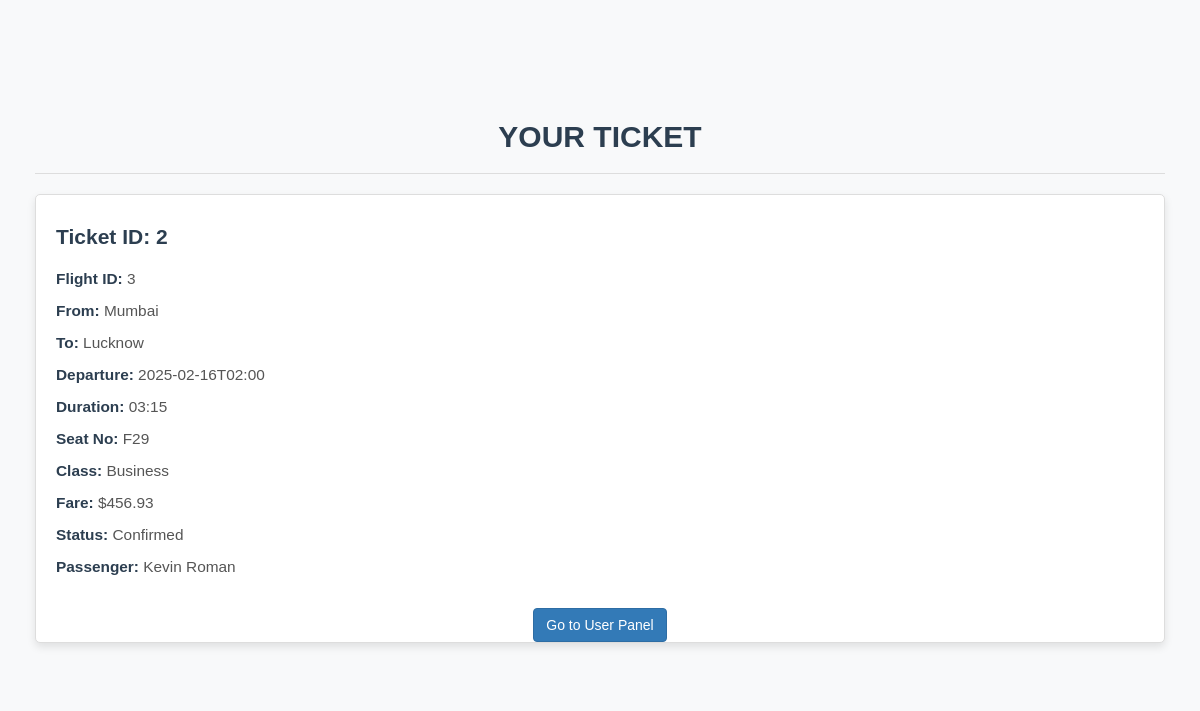
/view-ticket?ticket_id=2 (signed in), run on the app's committed database.
### tables this page shows
CREATE TABLE ticket (
    ticket_id INTEGER PRIMARY KEY AUTOINCREMENT,
    flight_id INTEGER NOT NULL,
    passenger_id INTEGER NOT NULL,
    seat_no TEXT NOT NULL,
    date_of_journey TEXT NOT NULL,
    flight_class TEXT NOT NULL,
    fare REAL NOT NULL,
    status TEXT NOT NULL,
    FOREIGN KEY (flight_id) REFERENCES flight (flight_id),
    FOREIGN KEY (passenger_id) REFERENCES passenger (passenger_id)
);

CREATE TABLE flight (
    flight_id INTEGER PRIMARY KEY AUTOINCREMENT,
    source TEXT NOT NULL,
    destination TEXT NOT NULL,
    departure_time TEXT NOT NULL,
    duration TEXT NOT NULL
);

CREATE TABLE user (
    user_id INTEGER PRIMARY KEY AUTOINCREMENT,
    password TEXT NOT NULL,
    name TEXT NOT NULL,
    surname TEXT NOT NULL,
    gender TEXT NOT NULL,
    email TEXT NOT NULL,
    language TEXT,
    nationality TEXT,
    dob TEXT,
    street TEXT,
    locality TEXT,
    city TEXT,
    country TEXT,
    phone TEXT
);

### app.py (the view)
@app.route('/view-ticket')
@login_required
def view_ticket():
    ticket_id = request.args.get('ticket_id')
    if not ticket_id:
        return redirect(url_for('user_panel'))
    conn = get_db_connection()
    cursor = conn.execute("""
        SELECT t.ticket_id, t.flight_id, t.seat_no, t.date_of_journey, t.flight_class, t.fare, t.status,
               f.source, f.destination, f.departure_time, f.duration,
               u.name, u.surname
        FROM ticket t
        JOIN flight f ON t.flight_id = f.flight_id
        JOIN passenger p ON t.passenger_id = p.passenger_id
        JOIN user u ON p.user_id = u.user_id
        WHERE t.ticket_id = ?
    """, (ticket_id,))
    ticket = cursor.fetchone()
    conn.close()
    if not ticket:
        flash("Ticket not found.", "danger")
        return redirect(url_for('user_panel'))
    return render_template('user/view-ticket.html', ticket=ticket)

### app.py (called while the page is built)
def get_db_connection():
    conn = sqlite3.connect(DATABASE)
    conn.row_factory = sqlite3.Row  # Return rows as dictionaries
    return conn

@app.before_request
def require_login():
    admin_routes = [
        'admin_panel', 'staff_management', 'add_staff', 'remove_staff', 'modify_staff_form', 'modify_staff', 'search_staff',
        'flight_management', 'add_flight', 'remove_flight', 'modify_flight', 'search_flight',
        'refund_management', 'get_refunds', 'clear_refund', 'decline_refund', 'report_fraud',
        'user_management', 'add_user', 'remove_user',
        'ticket_management', 'remove_ticket', 'search_ticket', 'modify_ticket', 'add_ticket',
        'feedback_management'
    ]
    if request.endpoint in admin_routes and not session.get('admin_logged_in'):
        flash("You need to login first!", "warning")
        return redirect(url_for('admin_login'))

def login_required(f):
    @wraps(f)
    def decorated_function(*args, **kwargs):
        if 'user_id' not in session:
            flash("You must be logged in to access this page.", "warning")
            return redirect(url_for('user_login'))
        return f(*args, **kwargs)
    return decorated_function

### templates/user/view-ticket.html (shortened to what this page needs)
<!DOCTYPE html>
<html lang="en">
<head>
    <link rel="stylesheet" href="https://maxcdn.bootstrapcdn.com/bootstrap/3.3.7/css/bootstrap.min.css">
    <link rel="stylesheet" href="{{ url_for('static', filename='css/user/view-ticket.css') }}">
</head>
<body>
    <div class="container">
        <header class="text-center">
            <h2>Your Ticket</h2>
            <hr>
        </header>
        <div class="panel panel-default">
            <div class="panel-body">
                <h4>Ticket ID: {{ ticket.ticket_id }}</h4>
                <p><strong>Flight ID:</strong> {{ ticket.flight_id }}</p>
                <p><strong>From:</strong> {{ ticket.source }}</p>
                <p><strong>To:</strong> {{ ticket.destination }}</p>
                <p><strong>Departure:</strong> {{ ticket.departure_time }}</p>
                <p><strong>Duration:</strong> {{ ticket.duration }}</p>
                <p><strong>Seat No:</strong> {{ ticket.seat_no }}</p>
                <p><strong>Class:</strong> {{ ticket.flight_class }}</p>
                <p><strong>Fare:</strong> ${{ ticket.fare }}</p>
                <p><strong>Status:</strong> {{ ticket.status }}</p>
                <p><strong>Passenger:</strong> {{ ticket.name }} {{ ticket.surname }}</p>
            </div>
            <div class="text-center">
                <a href="{{ url_for('user_panel') }}" class="btn btn-primary">Go to User Panel</a>
            </div>
        </div>
    </div>
</body>
</html>

### static/css/user/view-ticket.css (style rules this page uses)
body { font-family: 'Arial', sans-serif; background-color: #f8f9fa; color: #333; margin: 0; padding: 0; }
.container { margin-top: 80px; padding: 20px; }
header h2 { color: #2c3e50; font-weight: bold; text-transform: uppercase; margin-bottom: 20px; }
hr { border: 0; height: 1px; background: #ddd; margin: 20px 0; }
.panel { background-color: #ffffff; border: 1px solid #ddd; border-radius: 5px; box-shadow: 0 4px 8px rgba(0, 0, 0, 0.1); margin-bottom: 20px; }
.panel-body { padding: 20px; }
.panel-body h4 { color: #2c3e50; font-weight: bold; font-size: 1.5em; margin-bottom: 20px; }
.panel-body p { margin: 10px 0; font-size: 1.1em; color: #555; }
.panel-body p strong { color: #2c3e50; font-weight: bold; }

### data on the page
ticket: ticket_id "2", flight_id "3", seat_no "F29", flight_class "Business", fare "456.93", status "Confirmed"
flight: source "Mumbai", destination "Lucknow", departure_time "2025-02-16T02:00", duration "03:15"
user: name "Kevin", surname "Roman"
